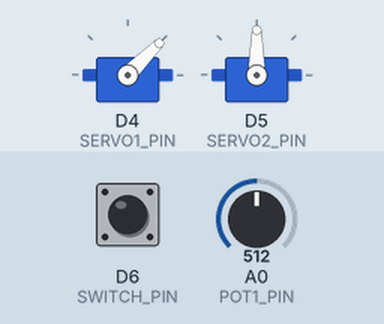
Simulated run of this sketch. Board: ESP8266 (Wemos D1 mini). On the bench: 2 × servo. Inputs (shaded band) come from the test bench; at power-on: A0 (POT1_PIN) = 512, D6 (SWITCH_PIN) HIGH. What the sketch prints to the serial monitor is not drawn.

Above: at 1.3 s.
1.4 s: A0 (POT1_PIN) set to 900
At 3.1 s:
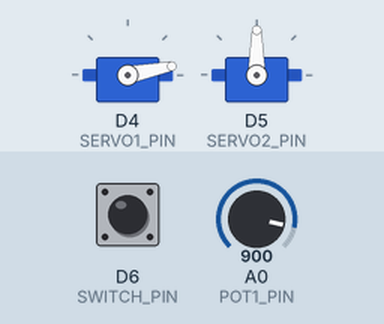
3.4 s: D6 (SWITCH_PIN) pulled LOW for 1 s
At 3.85 s:
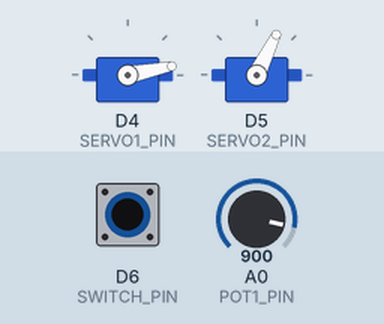
6.4 s: A0 (POT1_PIN) set to 306
At 8.4 s:
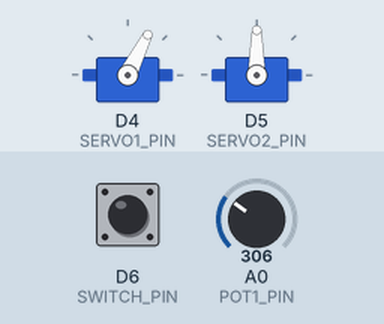
8.8 s: D6 (SWITCH_PIN) pulled LOW for 3.2 s
13.5 s: A0 (POT1_PIN) set to 80
At 15.0 s:
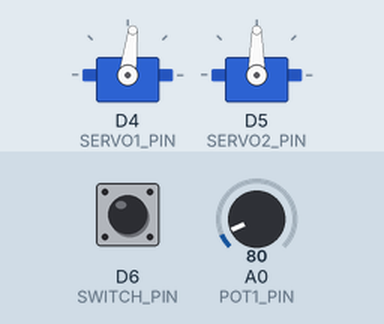
15.3 s: D6 (SWITCH_PIN) pulled LOW for 1 s
Timing chart, 0 to 18.8 s (numbered marks = the images above; inputs shaded):
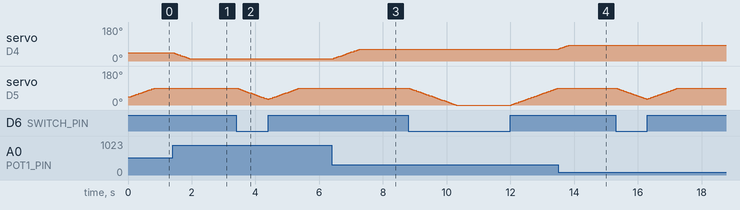

The sketch:

servo_test.ino
```cpp
/*  ESP8266 + 2× MG996R slow, slew-limited control
    - Servo1: controlled by potentiometer (0–90°, reversed)
    - Servo2: controlled by a push button/switch (reversed logic)
        - Switch pressed  →  Servo = 0°
        - Switch released →  Servo = 90°

    Wiring:
    - Servo RED  -> 5–6V external power (NOT ESP8266 3.3V)
    - Servo BROWN -> GND (common with ESP8266)
    - Servo1 ORANGE -> D4
    - Servo2 ORANGE -> D5
    - Pot: one end 3.3V, other GND, wiper -> A0
    - Switch: one side -> GND, other side -> D6 (with INPUT_PULLUP)
*/

#include <Arduino.h>
#include <Servo.h>

#if defined(ARDUINO_ARCH_ESP8266)
  // ok
#else
  #error "This sketch targets ESP8266 (NodeMCU/Wemos)."
#endif

// ---------- Pins ----------
const int SERVO1_PIN = D4;   // Pot-controlled servo
const int SERVO2_PIN = D5;   // Switch-controlled servo
const int POT1_PIN   = A0;
const int SWITCH_PIN = D6;   // Button (active LOW)

// ---------- Motion settings ----------
const float MAX_SPEED_DEG_PER_SEC = 60.0f;
const uint32_t UPDATE_INTERVAL_MS  = 20;
const float POT_SMOOTH_ALPHA       = 0.15f;

// MG996R pulse range
const int SERVO_US_MIN = 500;
const int SERVO_US_MAX = 2500;

// Angle limits
const float ANGLE_MIN = 0.0f;
const float ANGLE_MAX = 90.0f;

// ADC calibration
const int ADC_MIN_CAL = 0;
const int ADC_MAX_CAL = 1023;

Servo servo1, servo2;

float target1 = 0.0f, current1 = 0.0f, pot1Ema = 0.0f;
float target2 = 0.0f, current2 = 0.0f;

uint32_t lastUpdateMs = 0;

static inline float fmap(float x, float in_min, float in_max, float out_min, float out_max) {
  if (in_max == in_min) return out_min;
  float t = (x - in_min) / (in_max - in_min);
  if (t < 0.0f) t = 0.0f;
  if (t > 1.0f) t = 1.0f;
  return out_min + t * (out_max - out_min);
}

void setup() {
  Serial.begin(115200);
  delay(100);

  servo1.attach(SERVO1_PIN, SERVO_US_MIN, SERVO_US_MAX);
  servo2.attach(SERVO2_PIN, SERVO_US_MIN, SERVO_US_MAX);

  pinMode(SWITCH_PIN, INPUT_PULLUP); // switch pressed = LOW

  current1 = current2 = (ANGLE_MIN + ANGLE_MAX) * 0.5f;
  servo1.write(current1);
  servo2.write(current2);

  int raw = analogRead(POT1_PIN);
  pot1Ema = raw;

  Serial.println(F("ESP8266 Dual MG996R: Servo1 via Pot, Servo2 via Switch (reversed logic)"));
}

void loop() {
  // ---------- Servo 1 (Pot-controlled) ----------
  int raw = analogRead(POT1_PIN);
  pot1Ema = POT_SMOOTH_ALPHA * raw + (1.0f - POT_SMOOTH_ALPHA) * pot1Ema;
  float mapped = fmap(pot1Ema, ADC_MIN_CAL, ADC_MAX_CAL, ANGLE_MAX, ANGLE_MIN); // reversed pot
  target1 = constrain(mapped, ANGLE_MIN, ANGLE_MAX);

  // ---------- Servo 2 (Switch-controlled, reversed logic) ----------
  bool pressed = (digitalRead(SWITCH_PIN) == LOW);
  target2 = pressed ? ANGLE_MIN : ANGLE_MAX;  // reversed behavior

  // ---------- Slew update ----------
  uint32_t now = millis();
  if (now - lastUpdateMs >= UPDATE_INTERVAL_MS) {
    lastUpdateMs = now;
    float maxStep = MAX_SPEED_DEG_PER_SEC * (UPDATE_INTERVAL_MS / 1000.0f);

    // Servo 1
    float diff1 = target1 - current1;
    if (fabs(diff1) <= maxStep) current1 = target1;
    else current1 += (diff1 > 0 ? maxStep : -maxStep);
    servo1.write((int)roundf(current1));

    // Servo 2
    float diff2 = target2 - current2;
    if (fabs(diff2) <= maxStep) current2 = target2;
    else current2 += (diff2 > 0 ? maxStep : -maxStep);
    servo2.write((int)roundf(current2));
  }
}
```

Measured:
- after the input at 1.4 s, servo on D4 (SERVO1_PIN): moves from 45° to 11° over 0.54 s, starting at once
- after the input at 6.4 s, servo on D4 (SERVO1_PIN): moves from 11° to 63° over 0.86 s, starting at once
- after the input at 13.5 s, servo on D4 (SERVO1_PIN): moves from 63° to 83° over 0.30 s, starting at once
